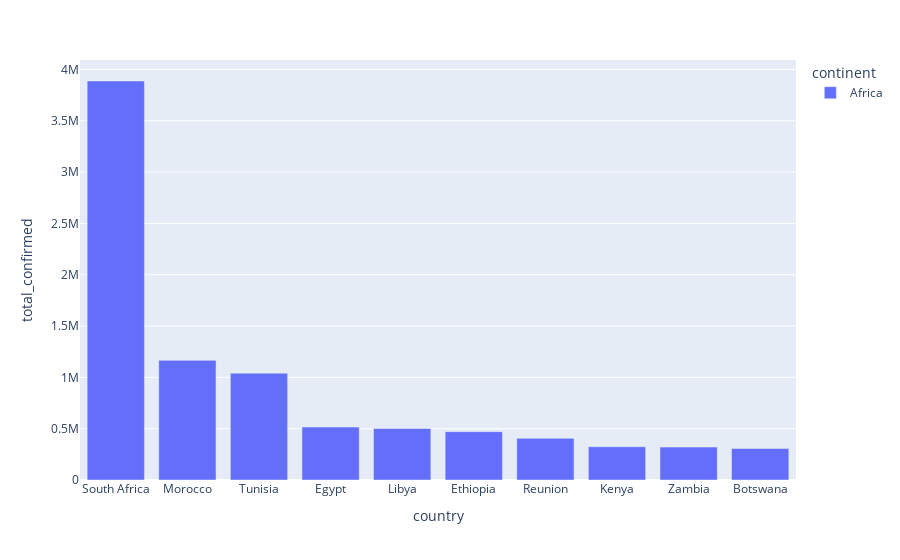

Notebook code cell kept with this figure:
### Code cell
sorted_summary_africa

fig = px.bar(
    sorted_summary_africa.head(10),
    x ='country',
    y = 'total_confirmed',
    color='continent'
)

fig.show()

### Figure 1 — Plotly figure (JSON) as saved in the notebook; plotly's stock layout.template omitted (floating-point values rounded to 4 significant figures)
{"data": [{"hovertemplate": "continent=Africa<br>country=%{x}<br>total_confirmed=%{y}<extra></extra>", "legendgroup": "Africa", "marker": {"color": "#636efa", "pattern": {"shape": ""}}, "name": "Africa", "orientation": "v", "showlegend": true, "textposition": "auto", "type": "bar", "x": ["South Africa", "Morocco", "Tunisia", "Egypt", "Libya", "Ethiopia", "Reunion", "Kenya", "Zambia", "Botswana"], "xaxis": "x", "y": [3887449, 1165795, 1041197, 515645, 501904, 470937, 405980, 324026, 320591, 306324], "yaxis": "y"}], "layout": {"barmode": "relative", "legend": {"title": {"text": "continent"}, "tracegroupgap": 0}, "margin": {"t": 60}, "xaxis": {"anchor": "y", "domain": [0, 1], "title": {"text": "country"}}, "yaxis": {"anchor": "x", "domain": [0, 1], "title": {"text": "total_confirmed"}}}}
